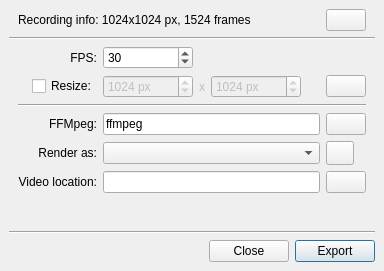
<?xml version="1.0" encoding="UTF-8"?>
<ui version="4.0">
 <class>RecorderExport</class>
 <widget class="QWidget" name="RecorderExport">
  <property name="geometry">
   <rect>
    <x>0</x>
    <y>0</y>
    <width>384</width>
    <height>271</height>
   </rect>
  </property>
  <property name="windowTitle">
   <string>Export timelapse</string>
  </property>
  <layout class="QGridLayout" name="layoutMain">
   <property name="leftMargin">
    <number>0</number>
   </property>
   <property name="topMargin">
    <number>0</number>
   </property>
   <property name="rightMargin">
    <number>0</number>
   </property>
   <property name="bottomMargin">
    <number>0</number>
   </property>
   <property name="spacing">
    <number>0</number>
   </property>
   <item row="0" column="0" rowspan="2" colspan="2">
    <widget class="QWidget" name="widgetProgress" native="true">
     <property name="enabled">
      <bool>false</bool>
     </property>
     <property name="autoFillBackground">
      <bool>false</bool>
     </property>
     <property name="styleSheet">
      <string notr="true">#widgetProgress { background: #88888888;}</string>
     </property>
     <layout class="QGridLayout" name="gridLayout_2">
      <item row="0" column="1">
       <spacer name="verticalSpacer">
        <property name="orientation">
         <enum>Qt::Vertical</enum>
        </property>
        <property name="sizeHint" stdset="0">
         <size>
          <width>20</width>
          <height>141</height>
         </size>
        </property>
       </spacer>
      </item>
      <item row="1" column="0">
       <spacer name="horizontalSpacer_9">
        <property name="orientation">
         <enum>Qt::Horizontal</enum>
        </property>
        <property name="sizeHint" stdset="0">
         <size>
          <width>110</width>
          <height>20</height>
         </size>
        </property>
       </spacer>
      </item>
      <item row="1" column="1">
       <layout class="QVBoxLayout" name="layoutExporting">
        <item>
         <layout class="QHBoxLayout" name="horizontalLayout_3">
          <item>
           <spacer name="horizontalSpacer_6">
            <property name="orientation">
             <enum>Qt::Horizontal</enum>
            </property>
            <property name="sizeHint" stdset="0">
             <size>
              <width>40</width>
              <height>20</height>
             </size>
            </property>
           </spacer>
          </item>
          <item>
           <widget class="QLabel" name="label">
            <property name="sizePolicy">
             <sizepolicy hsizetype="Preferred" vsizetype="Preferred">
              <horstretch>0</horstretch>
              <verstretch>0</verstretch>
             </sizepolicy>
            </property>
            <property name="text">
             <string>Exporting...</string>
            </property>
           </widget>
          </item>
          <item>
           <spacer name="horizontalSpacer_5">
            <property name="orientation">
             <enum>Qt::Horizontal</enum>
            </property>
            <property name="sizeHint" stdset="0">
             <size>
              <width>40</width>
              <height>20</height>
             </size>
            </property>
           </spacer>
          </item>
         </layout>
        </item>
        <item>
         <widget class="QProgressBar" name="progressExport">
          <property name="sizePolicy">
           <sizepolicy hsizetype="Expanding" vsizetype="Fixed">
            <horstretch>1</horstretch>
            <verstretch>0</verstretch>
           </sizepolicy>
          </property>
          <property name="minimumSize">
           <size>
            <width>200</width>
            <height>0</height>
           </size>
          </property>
          <property name="value">
           <number>24</number>
          </property>
         </widget>
        </item>
        <item>
         <layout class="QHBoxLayout" name="horizontalLayout_2">
          <item>
           <spacer name="horizontalSpacer_7">
            <property name="orientation">
             <enum>Qt::Horizontal</enum>
            </property>
            <property name="sizeHint" stdset="0">
             <size>
              <width>40</width>
              <height>20</height>
             </size>
            </property>
           </spacer>
          </item>
          <item>
           <widget class="QPushButton" name="buttonCancelExport">
            <property name="sizePolicy">
             <sizepolicy hsizetype="Preferred" vsizetype="Fixed">
              <horstretch>0</horstretch>
              <verstretch>0</verstretch>
             </sizepolicy>
            </property>
            <property name="text">
             <string>Cancel</string>
            </property>
           </widget>
          </item>
          <item>
           <spacer name="horizontalSpacer_8">
            <property name="orientation">
             <enum>Qt::Horizontal</enum>
            </property>
            <property name="sizeHint" stdset="0">
             <size>
              <width>40</width>
              <height>20</height>
             </size>
            </property>
           </spacer>
          </item>
         </layout>
        </item>
       </layout>
      </item>
      <item row="1" column="2">
       <spacer name="horizontalSpacer_10">
        <property name="orientation">
         <enum>Qt::Horizontal</enum>
        </property>
        <property name="sizeHint" stdset="0">
         <size>
          <width>110</width>
          <height>20</height>
         </size>
        </property>
       </spacer>
      </item>
      <item row="2" column="1">
       <spacer name="verticalSpacer_2">
        <property name="orientation">
         <enum>Qt::Vertical</enum>
        </property>
        <property name="sizeHint" stdset="0">
         <size>
          <width>20</width>
          <height>141</height>
         </size>
        </property>
       </spacer>
      </item>
     </layout>
    </widget>
   </item>
   <item row="0" column="1" rowspan="2">
    <widget class="QWidget" name="widgetSettings" native="true">
     <property name="enabled">
      <bool>true</bool>
     </property>
     <property name="autoFillBackground">
      <bool>true</bool>
     </property>
     <layout class="QVBoxLayout" name="verticalLayout">
      <item>
       <layout class="QHBoxLayout" name="layoutRecordInfo">
        <property name="leftMargin">
         <number>9</number>
        </property>
        <property name="rightMargin">
         <number>9</number>
        </property>
        <item>
         <widget class="QLabel" name="labelRecordInfo">
          <property name="sizePolicy">
           <sizepolicy hsizetype="Expanding" vsizetype="Preferred">
            <horstretch>0</horstretch>
            <verstretch>0</verstretch>
           </sizepolicy>
          </property>
          <property name="text">
           <string notr="true">Recording info: 1024x1024 px, 1524 frames</string>
          </property>
         </widget>
        </item>
        <item>
         <widget class="QPushButton" name="buttonBrowseDirectory">
          <property name="toolTip">
           <string>Open record directory</string>
          </property>
          <property name="icon">
           <iconset theme="document-open">
            <normaloff>.</normaloff>.</iconset>
          </property>
         </widget>
        </item>
       </layout>
      </item>
      <item>
       <widget class="Line" name="line1">
        <property name="orientation">
         <enum>Qt::Horizontal</enum>
        </property>
       </widget>
      </item>
      <item>
       <layout class="QGridLayout" name="gridLayout" columnstretch="0,1,0">
        <property name="leftMargin">
         <number>9</number>
        </property>
        <property name="rightMargin">
         <number>9</number>
        </property>
        <item row="6" column="2">
         <widget class="QPushButton" name="buttonBrowseExport">
          <property name="text">
           <string/>
          </property>
          <property name="icon">
           <iconset theme="folder">
            <normaloff>.</normaloff>.</iconset>
          </property>
         </widget>
        </item>
        <item row="6" column="0">
         <widget class="QLabel" name="labelExportTo">
          <property name="text">
           <string>Video location:</string>
          </property>
          <property name="alignment">
           <set>Qt::AlignRight|Qt::AlignTrailing|Qt::AlignVCenter</set>
          </property>
          <property name="buddy">
           <cstring>editVideoFilePath</cstring>
          </property>
         </widget>
        </item>
        <item row="2" column="2">
         <widget class="QPushButton" name="buttonLockRatio">
          <property name="toolTip">
           <string>Constrain proportions</string>
          </property>
          <property name="text">
           <string/>
          </property>
          <property name="icon">
           <iconset theme="lock">
            <normaloff>.</normaloff>.</iconset>
          </property>
          <property name="checkable">
           <bool>true</bool>
          </property>
         </widget>
        </item>
        <item row="6" column="1">
         <widget class="QLineEdit" name="editVideoFilePath">
          <property name="readOnly">
           <bool>true</bool>
          </property>
         </widget>
        </item>
        <item row="2" column="1">
         <widget class="QWidget" name="widgetResolution" native="true">
          <property name="enabled">
           <bool>false</bool>
          </property>
          <layout class="QHBoxLayout" name="horizontalLayout_4">
           <property name="leftMargin">
            <number>0</number>
           </property>
           <property name="topMargin">
            <number>0</number>
           </property>
           <property name="rightMargin">
            <number>0</number>
           </property>
           <property name="bottomMargin">
            <number>0</number>
           </property>
           <item>
            <widget class="QSpinBox" name="spinScaleWidth">
             <property name="minimumSize">
              <size>
               <width>90</width>
               <height>0</height>
              </size>
             </property>
             <property name="toolTip">
              <string>Width</string>
             </property>
             <property name="keyboardTracking">
              <bool>false</bool>
             </property>
             <property name="suffix">
              <string> px</string>
             </property>
             <property name="minimum">
              <number>256</number>
             </property>
             <property name="maximum">
              <number>8192</number>
             </property>
             <property name="singleStep">
              <number>128</number>
             </property>
             <property name="value">
              <number>1024</number>
             </property>
            </widget>
           </item>
           <item>
            <widget class="QLabel" name="labelX">
             <property name="text">
              <string>x</string>
             </property>
            </widget>
           </item>
           <item>
            <widget class="QSpinBox" name="spinScaleHeight">
             <property name="minimumSize">
              <size>
               <width>90</width>
               <height>0</height>
              </size>
             </property>
             <property name="toolTip">
              <string>Height</string>
             </property>
             <property name="keyboardTracking">
              <bool>false</bool>
             </property>
             <property name="suffix">
              <string> px</string>
             </property>
             <property name="minimum">
              <number>256</number>
             </property>
             <property name="maximum">
              <number>8192</number>
             </property>
             <property name="singleStep">
              <number>128</number>
             </property>
             <property name="value">
              <number>1024</number>
             </property>
            </widget>
           </item>
           <item>
            <spacer name="horizontalSpacer_4">
             <property name="orientation">
              <enum>Qt::Horizontal</enum>
             </property>
             <property name="sizeType">
              <enum>QSizePolicy::Expanding</enum>
             </property>
             <property name="sizeHint" stdset="0">
              <size>
               <width>0</width>
               <height>22</height>
              </size>
             </property>
            </spacer>
           </item>
          </layout>
         </widget>
        </item>
        <item row="5" column="0">
         <widget class="QLabel" name="labelResolution">
          <property name="text">
           <string>Render as:</string>
          </property>
          <property name="alignment">
           <set>Qt::AlignRight|Qt::AlignTrailing|Qt::AlignVCenter</set>
          </property>
          <property name="buddy">
           <cstring>comboProfile</cstring>
          </property>
         </widget>
        </item>
        <item row="5" column="2">
         <widget class="QPushButton" name="buttonEditProfile">
          <property name="sizePolicy">
           <sizepolicy hsizetype="Fixed" vsizetype="Fixed">
            <horstretch>0</horstretch>
            <verstretch>0</verstretch>
           </sizepolicy>
          </property>
          <property name="minimumSize">
           <size>
            <width>28</width>
            <height>24</height>
           </size>
          </property>
          <property name="maximumSize">
           <size>
            <width>28</width>
            <height>24</height>
           </size>
          </property>
         </widget>
        </item>
        <item row="3" column="0" colspan="3">
         <widget class="Line" name="line">
          <property name="orientation">
           <enum>Qt::Horizontal</enum>
          </property>
         </widget>
        </item>
        <item row="4" column="2">
         <widget class="QPushButton" name="buttonBrowseFfmpeg">
          <property name="text">
           <string/>
          </property>
          <property name="icon">
           <iconset theme="folder">
            <normaloff>.</normaloff>.</iconset>
          </property>
         </widget>
        </item>
        <item row="4" column="0">
         <widget class="QLabel" name="labelFfmpegLocation">
          <property name="text">
           <string>FFMpeg:</string>
          </property>
          <property name="alignment">
           <set>Qt::AlignRight|Qt::AlignTrailing|Qt::AlignVCenter</set>
          </property>
          <property name="buddy">
           <cstring>editFfmpegPath</cstring>
          </property>
         </widget>
        </item>
        <item row="4" column="1">
         <widget class="QLineEdit" name="editFfmpegPath">
          <property name="text">
           <string>ffmpeg</string>
          </property>
          <property name="readOnly">
           <bool>true</bool>
          </property>
         </widget>
        </item>
        <item row="5" column="1">
         <widget class="QComboBox" name="comboProfile">
          <property name="minimumSize">
           <size>
            <width>120</width>
            <height>0</height>
           </size>
          </property>
         </widget>
        </item>
        <item row="0" column="0">
         <widget class="QLabel" name="labelFps">
          <property name="text">
           <string>FPS:</string>
          </property>
          <property name="alignment">
           <set>Qt::AlignRight|Qt::AlignTrailing|Qt::AlignVCenter</set>
          </property>
          <property name="buddy">
           <cstring>spinFps</cstring>
          </property>
         </widget>
        </item>
        <item row="0" column="1">
         <layout class="QHBoxLayout" name="layoutFps" stretch="0,1">
          <item>
           <widget class="QSpinBox" name="spinFps">
            <property name="minimumSize">
             <size>
              <width>90</width>
              <height>0</height>
             </size>
            </property>
            <property name="keyboardTracking">
             <bool>false</bool>
            </property>
            <property name="minimum">
             <number>1</number>
            </property>
            <property name="maximum">
             <number>60</number>
            </property>
            <property name="value">
             <number>30</number>
            </property>
           </widget>
          </item>
          <item>
           <spacer name="horizontalSpacer_11">
            <property name="orientation">
             <enum>Qt::Horizontal</enum>
            </property>
            <property name="sizeType">
             <enum>QSizePolicy::Expanding</enum>
            </property>
            <property name="sizeHint" stdset="0">
             <size>
              <width>6</width>
              <height>6</height>
             </size>
            </property>
           </spacer>
          </item>
         </layout>
        </item>
        <item row="2" column="0">
         <layout class="QHBoxLayout" name="horizontalLayout_8" stretch="1,0">
          <item>
           <spacer name="horizontalSpacer_12">
            <property name="orientation">
             <enum>Qt::Horizontal</enum>
            </property>
            <property name="sizeType">
             <enum>QSizePolicy::Preferred</enum>
            </property>
            <property name="sizeHint" stdset="0">
             <size>
              <width>0</width>
              <height>0</height>
             </size>
            </property>
           </spacer>
          </item>
          <item>
           <widget class="QCheckBox" name="checkResize">
            <property name="sizePolicy">
             <sizepolicy hsizetype="Minimum" vsizetype="Fixed">
              <horstretch>0</horstretch>
              <verstretch>0</verstretch>
             </sizepolicy>
            </property>
            <property name="text">
             <string>Resize:</string>
            </property>
           </widget>
          </item>
         </layout>
        </item>
       </layout>
      </item>
      <item>
       <spacer name="verticalSpacer_3">
        <property name="orientation">
         <enum>Qt::Vertical</enum>
        </property>
        <property name="sizeType">
         <enum>QSizePolicy::Expanding</enum>
        </property>
        <property name="sizeHint" stdset="0">
         <size>
          <width>20</width>
          <height>6</height>
         </size>
        </property>
       </spacer>
      </item>
      <item>
       <widget class="Line" name="line2">
        <property name="orientation">
         <enum>Qt::Horizontal</enum>
        </property>
       </widget>
      </item>
      <item>
       <layout class="QHBoxLayout" name="horizontalLayout">
        <item>
         <spacer name="horizontalSpacer">
          <property name="orientation">
           <enum>Qt::Horizontal</enum>
          </property>
          <property name="sizeType">
           <enum>QSizePolicy::MinimumExpanding</enum>
          </property>
          <property name="sizeHint" stdset="0">
           <size>
            <width>0</width>
            <height>20</height>
           </size>
          </property>
         </spacer>
        </item>
        <item>
         <widget class="QPushButton" name="buttonClose">
          <property name="text">
           <string>Close</string>
          </property>
         </widget>
        </item>
        <item>
         <widget class="QPushButton" name="buttonExport">
          <property name="text">
           <string>Export</string>
          </property>
          <property name="default">
           <bool>true</bool>
          </property>
         </widget>
        </item>
       </layout>
      </item>
     </layout>
    </widget>
   </item>
  </layout>
 </widget>
 <tabstops>
  <tabstop>buttonExport</tabstop>
  <tabstop>buttonClose</tabstop>
  <tabstop>buttonBrowseDirectory</tabstop>
  <tabstop>spinScaleWidth</tabstop>
  <tabstop>spinScaleHeight</tabstop>
  <tabstop>editFfmpegPath</tabstop>
  <tabstop>buttonBrowseFfmpeg</tabstop>
  <tabstop>comboProfile</tabstop>
  <tabstop>buttonCancelExport</tabstop>
  <tabstop>buttonEditProfile</tabstop>
  <tabstop>editVideoFilePath</tabstop>
  <tabstop>buttonBrowseExport</tabstop>
 </tabstops>
 <resources/>
 <connections>
  <connection>
   <sender>buttonClose</sender>
   <signal>clicked()</signal>
   <receiver>RecorderExport</receiver>
   <slot>close()</slot>
   <hints>
    <hint type="sourcelabel">
     <x>333</x>
     <y>360</y>
    </hint>
    <hint type="destinationlabel">
     <x>236</x>
     <y>257</y>
    </hint>
   </hints>
  </connection>
  <connection>
   <sender>checkResize</sender>
   <signal>toggled(bool)</signal>
   <receiver>widgetResolution</receiver>
   <slot>setEnabled(bool)</slot>
   <hints>
    <hint type="sourcelabel">
     <x>110</x>
     <y>106</y>
    </hint>
    <hint type="destinationlabel">
     <x>419</x>
     <y>67</y>
    </hint>
   </hints>
  </connection>
 </connections>
</ui>
